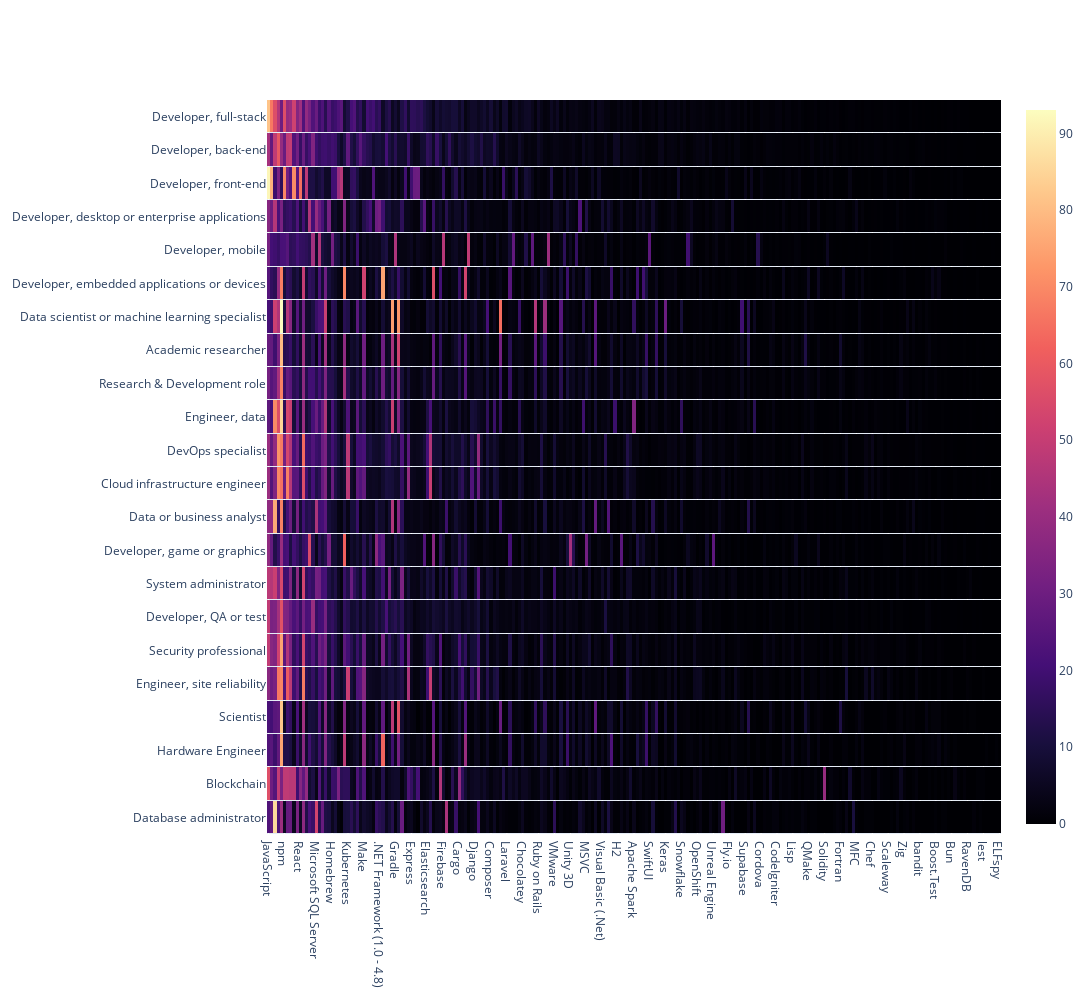

The notebook cell saved with this chart:
### Code cell
fig = go.Figure(data=go.Heatmap(z=skills, x=skills.columns,y=skills.index, colorscale='magma', ygap=1))
fig.update_layout(width=1500, height=1000)
fig.show()

### Figure 1 — Plotly figure (JSON) as saved in the notebook; plotly's stock layout.template omitted (floating-point values rounded to 4 significant figures; data arrays with more than 128 entries replaced by an {"elided": "..."} marker saying what was removed)
{"data": [{"colorscale": [[0, "#000004"], [0.1111, "#180f3d"], [0.2222, "#440f76"], [0.3333, "#721f81"], [0.4444, "#9e2f7f"], [0.5556, "#cd4071"], [0.6667, "#f1605d"], [0.7778, "#fd9668"], [0.8889, "#feca8d"], [1, "#fcfdbf"]], "type": "heatmap", "x": {"elided": "231 str values"}, "y": ["Database administrator", "Blockchain", "Hardware Engineer", "Scientist", "Engineer, site reliability", "Security professional", "Developer, QA or test", "System administrator", "Developer, game or graphics", "Data or business analyst", "Cloud infrastructure engineer", "DevOps specialist", "Engineer, data", "Research & Development role", "Academic researcher", "Data scientist or machine learning specialist", "Developer, embedded applications or devices", "Developer, mobile", "Developer, desktop or enterprise applications", "Developer, front-end", "Developer, back-end", "Developer, full-stack"], "ygap": 1, "z": {"elided": "22x231 float values"}}], "layout": {"height": 1000, "width": 1500}}
